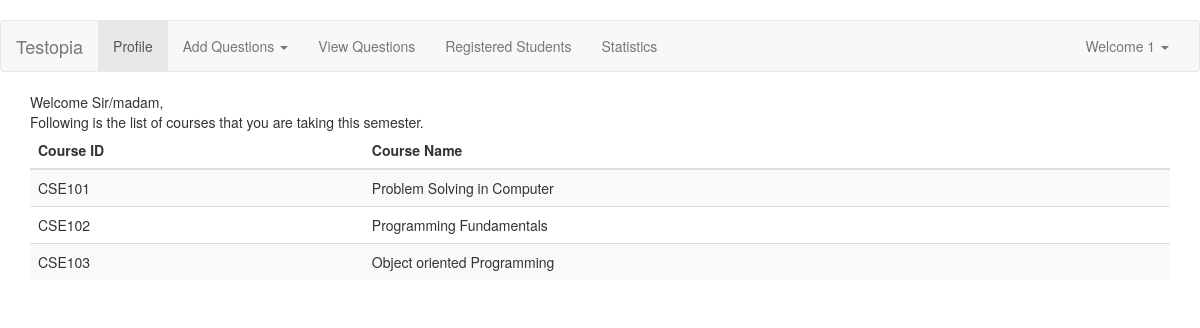
The page /faculty/employee1.php (signed in) on the database its author committed.
### tables this page shows
CREATE TABLE IF NOT EXISTS `course_incharge` (
  `E_id` int(10) NOT NULL,
  `C_id` varchar(10) NOT NULL,
  `setted` varchar(20) NOT NULL DEFAULT 'NONE',
  `No_ques` int(10) NOT NULL DEFAULT '5',
  PRIMARY KEY (`E_id`,`C_id`),
  KEY `C_id` (`C_id`)
);

CREATE TABLE IF NOT EXISTS `course` (
  `C_id` varchar(10) NOT NULL,
  `C_name` varchar(100) NOT NULL,
  `D_id` int(10) NOT NULL,
  PRIMARY KEY (`C_id`),
  KEY `D_id` (`D_id`)
);

### faculty/employee1.php (the view, shortened to what this page needs)
<!DOCTYPE html>
<html lang="en">
<head>
<?PHP
if (!(isset($_SESSION['id']) && $_SESSION['id'] != '')) {
	header ("Location: Index.php");
}
else
$id = $_SESSION['id'];
?>
<link rel="stylesheet" type="text/css" href="../bootstrap/css/bootstrap.min.css">
<link rel="stylesheet" type="text/css" href="../css/navbar.css">
<nav class="navbar navbar-default" role="navigation">
  <div class="container-fluid">
    <div class="navbar-header">
      <a class="navbar-brand" href="#">Testopia</a>
    </div>
    <div class="collapse navbar-collapse" id="bs-example-navbar-collapse-1">
      <ul class="nav navbar-nav">
        <li class="active"><a href="employee1.php">Profile</a>
		<li class="dropdown">
          <a href="#" class="dropdown-toggle" data-toggle="dropdown">Add Questions <b class="caret"></b></a>
        </li>
        <li><a href="viewques.php">View Questions</a></li>
		<li><a href="regstud.php">Registered Students</a></li>
    <li><a href="stats.php">Statistics</a></li>
          </ul>
      <ul class="nav navbar-nav navbar-right">
        <li class="dropdown">
          <a href="#" class="dropdown-toggle" data-toggle="dropdown">Welcome <?php echo $id;  ?> <b class="caret"></b></a>
        </li>
      </ul>
    </div>
</div>
</nav>
</head>
<body>
<?php
$sql="SELECT * FROM course_incharge WHERE E_id='$id'";
$result = mysql_query($sql) or die ("Query Failed:".mysql_error());
echo "<div class='container'>";
echo "Welcome Sir/madam,<br>Following is the list of courses that you are taking this semester";
if($result==TRUE)
     {
	 echo '<table class="table table-striped">';
	 echo "<thead><th>Course ID</th>.<th>Course Name</th></thead><tbody>";
     while($db_feild=mysql_fetch_assoc($result))
	 {
	 	 echo "<tr><td>".$db_feild['C_id']."</td>";
		 $sql="SELECT * FROM  `course` WHERE  `C_id` LIKE  '".$db_feild['C_id']."';";
		 $result1 = mysql_query($sql) or die ("Query Failed:".mysql_error());
		 $db_field1=mysql_fetch_assoc($result1)	;
		 echo "<td>".$db_field1['C_name']."</td></tr>";
	 }
	 echo "</tbody></table>";
	 }
else
	 print "Some error occured during SELECT"."<BR>";
echo "</div>";
?>
	</body>
	</html>

### css/navbar.css (style rules this page uses)
body { padding-top: 20px; padding-bottom: 20px; }
.navbar { margin-bottom: 20px; }

### rows shown on the page
course_incharge: C "CSE101", C.C_name "Problem Solving in Computer"
course_incharge: C "CSE102", C.C_name "Programming Fundamentals"
course_incharge: C "CSE103", C.C_name "Object oriented Programming"

### other values the page prints
$id "1"
